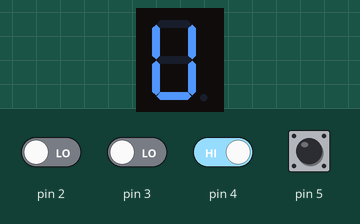
Bench run of a sketch on a simulated Arduino Uno, built with avr-gcc and run on an emulated ATmega328P. On the bench: 1-digit seven-segment display. Wiring (inferred from the names in the program): 1-digit 7-segment display, segments lit when HIGH: segments pin 11, pin 12, pin 14, pin 15, pin 16, pin 17, pin 18. The test bench sets the inputs (shaded band); at power-on: pin 4, pin 5 HIGH, pin 2, pin 3 LOW. The segment pins are drawn as the display they are named for; what the sketch prints to the serial monitor is not drawn.

Above: at 2.8 s.
At 14.6 s:
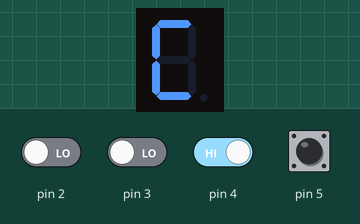
15.4 s: pin 2 driven HIGH
At 18.8 s:
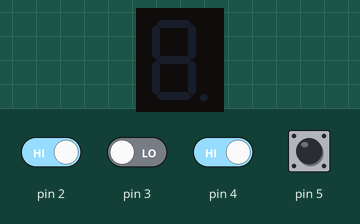
32.5 s: pin 4 driven LOW
Timing chart, 0 to 35.5 s (numbered marks = the images above; inputs shaded):
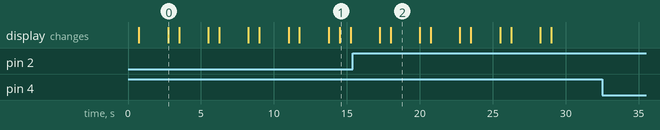

The sketch:

Practica_4_P.3.ino
```cpp
int ledPins[] = {6, 7, 8, 9, 10};
int A = 11;
int B = 12;
int C = 14;
int D = 15;
int E = 16;
int F = 17;
int G = 18;

void setup()
   {

      pinMode(2, INPUT);
      pinMode(3, INPUT);
      pinMode(4, INPUT);
      pinMode(5, INPUT);
      pinMode(A, OUTPUT);
      pinMode(B, OUTPUT);
      pinMode(C, OUTPUT);
      pinMode(D, OUTPUT);
      pinMode(E, OUTPUT);
      pinMode(F, OUTPUT);
      pinMode(G, OUTPUT);


  Serial.begin(9600);
}

void loop() {


  if(digitalRead(2)== HIGH && digitalRead(4)== LOW){
    delay(1000);
    Serial.println("Practica No.4 Allan Paul Gonzalez Tzunun");
  }
  if(digitalRead(3)==HIGH && digitalRead(5)== LOW ){
for (int m = 0; m < 2; m++) {
    for (int led = 0; led < 4; led++) {
      digitalWrite(ledPins[led], HIGH);
      delay(500);
      digitalWrite(ledPins[led], LOW);
    }

    for (int led = 4; led >= 0; led--) {
      digitalWrite(ledPins[led], HIGH);
      delay(500);
      digitalWrite(ledPins[led], LOW);

    }
}
  }
  if(digitalRead(4)== HIGH && digitalRead(2)==LOW){
    for(int i = 0; i<1 ; i++) {
      digitalWrite( A, HIGH);
      digitalWrite( F, HIGH);
      digitalWrite( E, HIGH);
      digitalWrite( D, HIGH);
      delay(750);
      digitalWrite( A, LOW);
      digitalWrite( F, LOW);
      digitalWrite( E, LOW);
      digitalWrite( D, LOW);
      delay (2000);
      digitalWrite( E, HIGH);
      digitalWrite( D, HIGH);
      digitalWrite( C, HIGH);
      digitalWrite( F, HIGH);
      digitalWrite( B, HIGH);
      delay (750);
      digitalWrite (E, LOW);
      digitalWrite (D, LOW);
      digitalWrite (C ,LOW);
      digitalWrite( F, LOW);
      digitalWrite( B, LOW);
      delay(2000);
      digitalWrite (A, HIGH);
      digitalWrite (B, HIGH);
      digitalWrite (C, HIGH);
      digitalWrite (G, HIGH);
      digitalWrite (F, HIGH);
      digitalWrite (E, HIGH);
      delay(750);
      digitalWrite (A, LOW);
      digitalWrite (B, LOW);
      digitalWrite (C, LOW);
      digitalWrite (G, LOW);
      digitalWrite (F, LOW);
      digitalWrite (E, LOW);
      delay(2000);
      digitalWrite (F, HIGH);
      digitalWrite (G, HIGH);
      digitalWrite (E, HIGH);
      digitalWrite (D, HIGH);
      delay (750);
      digitalWrite (F, LOW);
      digitalWrite (G, LOW);
      digitalWrite (E, LOW);
      digitalWrite (D, LOW);
      delay(2000);
      digitalWrite (E, HIGH);
      digitalWrite (G, HIGH);
      delay(750);
      digitalWrite (E ,LOW);
      digitalWrite (G, LOW);
      delay(2000);
      digitalWrite (F, HIGH);
      digitalWrite (A, HIGH);
      digitalWrite (B, HIGH);
      digitalWrite (E, HIGH);
      digitalWrite (C, HIGH);
      digitalWrite (D, HIGH);
      delay(750);
      digitalWrite (F, LOW);
      digitalWrite (A, LOW);
      digitalWrite (B, LOW);
      digitalWrite (E, LOW);
      digitalWrite (C, LOW);
      digitalWrite (D, LOW);
    }
    }
  if(digitalRead(4)== HIGH && digitalRead(2)== HIGH ||digitalRead(5)== HIGH && digitalRead(3)== HIGH ){
      delay(1000);
    Serial.println("Gracias por su atencion");
  }
}
```

Measured:
- after the input at 32.5 s, every drawn part: stays the same
- what the display in image 0 shows lasts 0.7 s, from 2.8 s to 3.5 s
- what the display in image 2 shows lasts 2.0 s, from 18.0 s to 20.0 s
